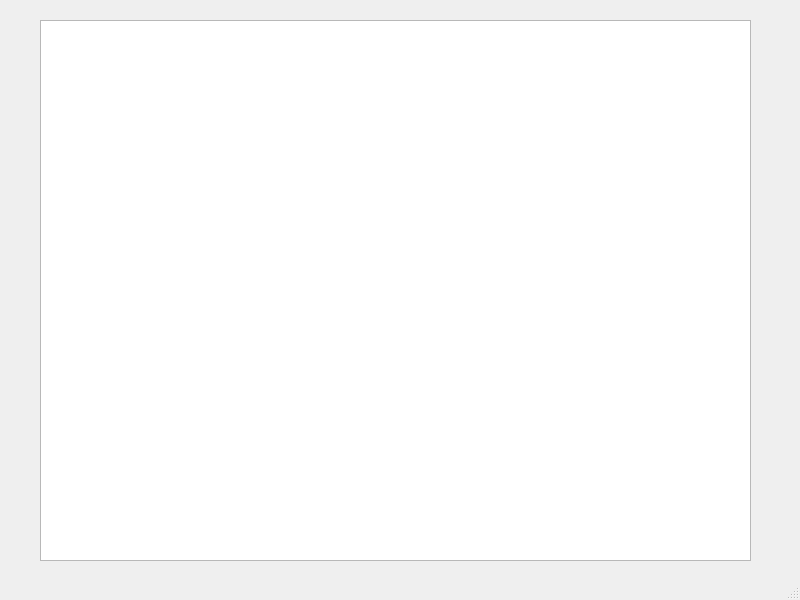
<?xml version="1.0" encoding="UTF-8"?>
<ui version="4.0">
 <class>MainWindow</class>
 <widget class="QMainWindow" name="MainWindow">
  <property name="geometry">
   <rect>
    <x>0</x>
    <y>0</y>
    <width>800</width>
    <height>600</height>
   </rect>
  </property>
  <property name="windowTitle">
   <string>MainWindow</string>
  </property>
  <widget class="QWidget" name="centralwidget">
   <widget class="QTableWidget" name="tableWidget">
    <property name="geometry">
     <rect>
      <x>40</x>
      <y>20</y>
      <width>711</width>
      <height>541</height>
     </rect>
    </property>
   </widget>
  </widget>
  <widget class="QMenuBar" name="menubar">
   <property name="geometry">
    <rect>
     <x>0</x>
     <y>0</y>
     <width>800</width>
     <height>21</height>
    </rect>
   </property>
  </widget>
  <widget class="QStatusBar" name="statusbar"/>
 </widget>
 <resources/>
 <connections/>
</ui>
